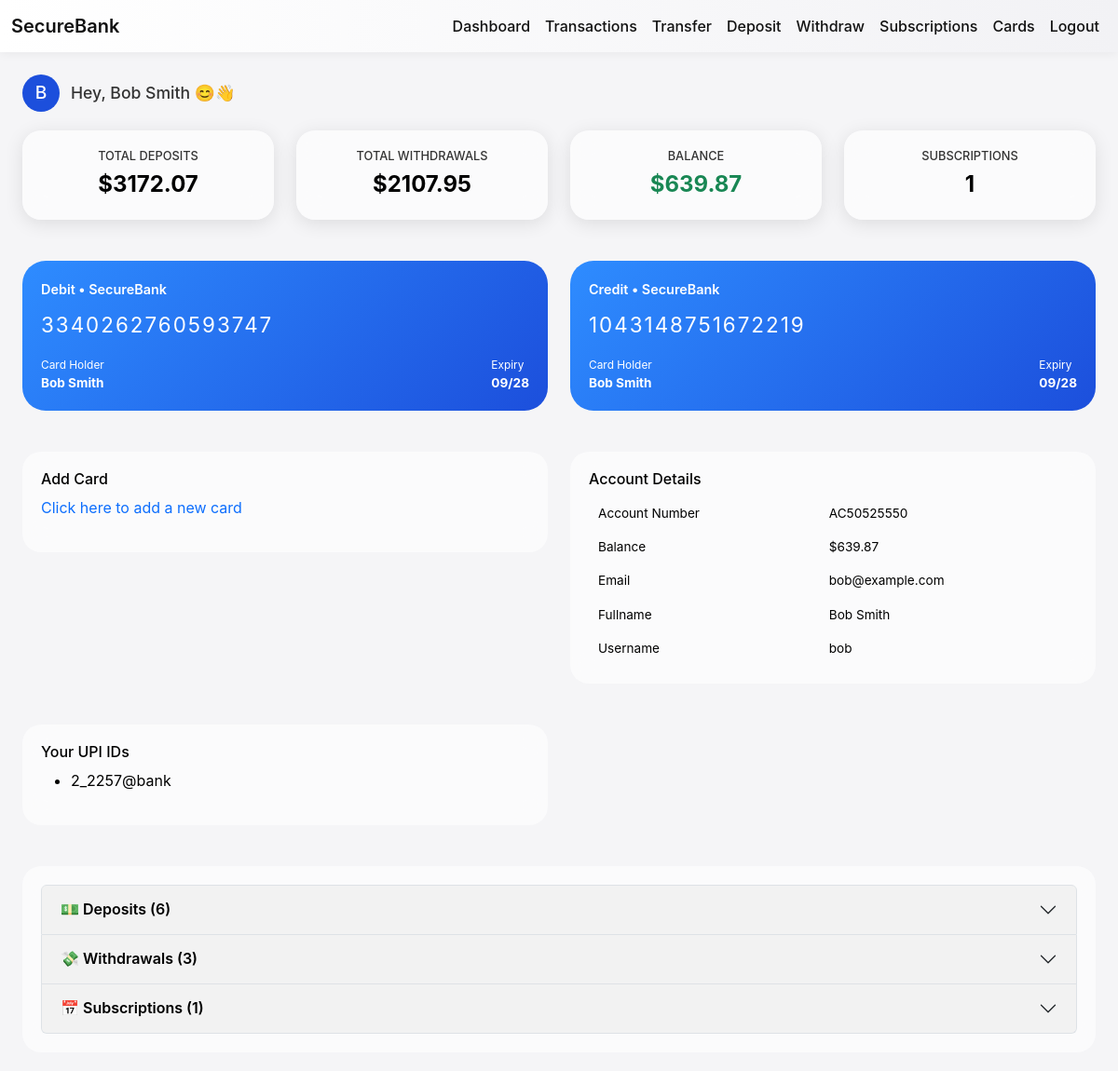
/dashboard (signed in), run on an earlier commit of the app's database.
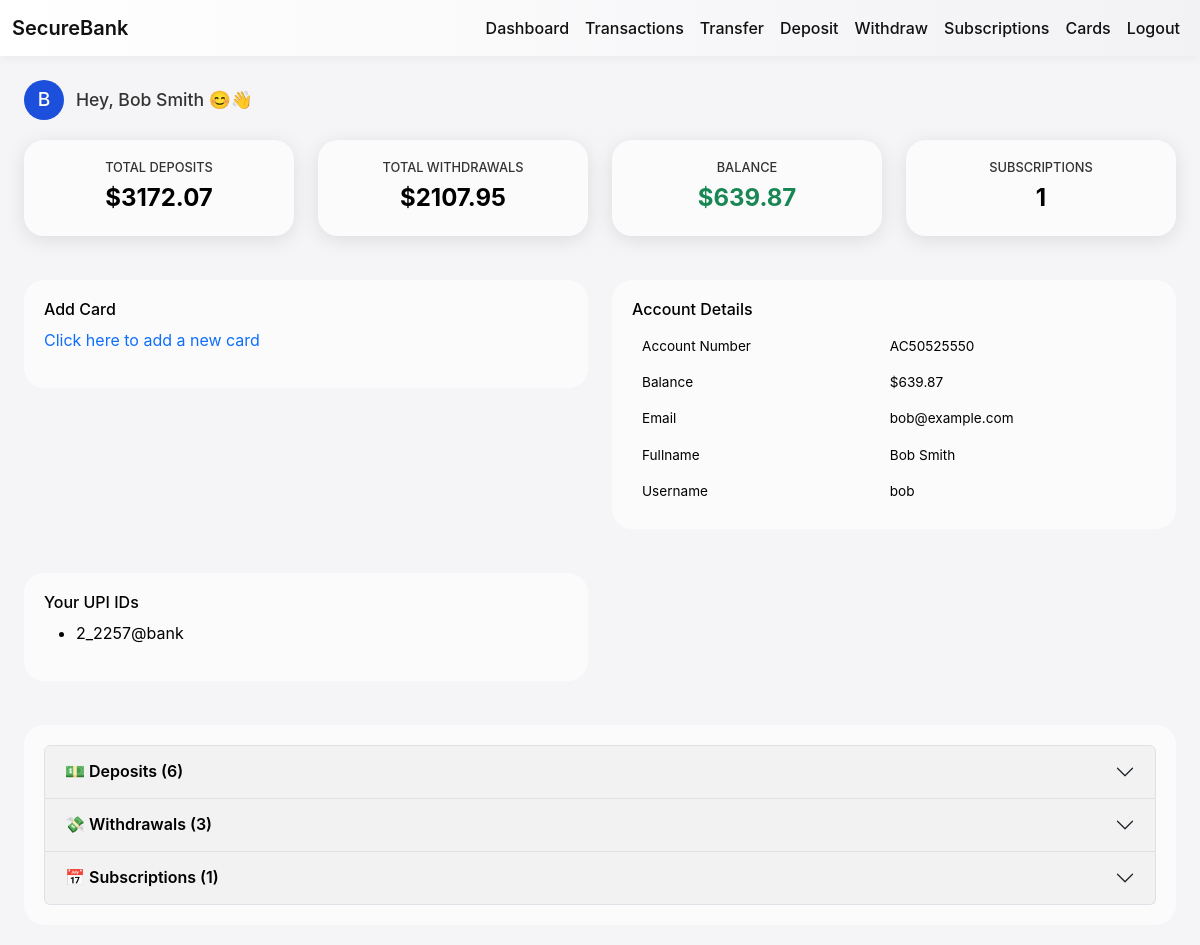
And on a later commit of the database.
### app/models/models.py (models this page shows)
class Card(db.Model):
    __tablename__ = 'card'
    id = db.Column(db.Integer, primary_key=True)
    account_id = db.Column(db.Integer, db.ForeignKey('account.id'), nullable=False)
    card_number = db.Column(db.String(20), unique=True)
    card_type = db.Column(db.String(20), default='debit')
    expiry = db.Column(db.String(10))
    cvv = db.Column(db.String(6))
    blocked = db.Column(db.Boolean, default=False)
    limit = db.Column(db.Float, default=5000.0)
    pin = db.Column(db.String(128))  # store hashed PIN

class Login(db.Model):
    __tablename__ = 'login'
    id = db.Column(db.Integer, primary_key=True)
    fullname = db.Column(db.String(120), nullable=False)
    email = db.Column(db.String(120), unique=True, nullable=False)
    username = db.Column(db.String(80), unique=True, nullable=False)
    phone = db.Column(db.String(20), unique=True, nullable=True)  # <-- Added phone
    password = db.Column(db.String(255), nullable=False)
    is_admin = db.Column(db.Boolean, default=False)
    created_at = db.Column(db.DateTime, default=datetime.utcnow)  # ✅ Fixed here
    accounts = db.relationship('Account', backref='owner', lazy=True)
    transactions = db.relationship('Transaction', backref='user', lazy=True)
    subscriptions = db.relationship('Subscription', backref='user', lazy=True)

class Upi(db.Model):
    __tablename__ = 'upi'
    id = db.Column(db.Integer, primary_key=True)
    account_id = db.Column(db.Integer, db.ForeignKey('account.id'), nullable=False)
    upi_id = db.Column(db.String(120), unique=True, nullable=False)
    verified = db.Column(db.Boolean, default=False)

### app/routes.py (the view, shortened to what this page needs)
@main.route('/dashboard')
def dashboard_view():
    if 'user_id' not in session:
        flash('Please login first.', 'warning')
        return redirect(url_for('main.login_view'))
    user = Login.query.get(session['user_id'])
    account = Account.query.filter_by(user_id=user.id).first()
    balance = account.balance if account else 0.0
    deposits = Transaction.query.filter_by(user_id=user.id, txn_type='deposit').all()
    withdrawals = Transaction.query.filter_by(user_id=user.id, txn_type='withdrawal').all()
    subscriptions = Subscription.query.filter_by(user_id=user.id).all()
    cards = Card.query.filter_by(account_id=account.id).all() if account else []
    upis = Upi.query.filter_by(account_id=account.id).all() if account else []
    return render_template(
        'dashboard.html',
        username=user.fullname.upper(),
        is_admin=False,
        user=user,
        account=account,
        deposits=deposits,
        withdrawals=withdrawals,
        balance=balance,
        subscriptions=subscriptions,
        cards=cards,
        upis=upis
    )

### app/templates/dashboard.html (shortened to what this page needs)
{% extends 'base.html' %}
{% block content %}
<div class="container-fluid">
<h2 class="greeting-header">
    <span class="profile-icon">
        {{ username[0]|upper }}
    </span>
    {% if is_admin %}
        Admin Dashboard.
    {% else %}
        Hey, {{ username | title }} 😊👋
    {% endif %}
</h2>
  <div class="row g-4">
    <div class="col-md-3"><div class="tile glass">
      <h6>Total Deposits</h6>
      <div class="value">${{ '%.2f'|format(deposits|sum(attribute='amount')) }}</div>
    </div></div>
    <div class="col-md-3"><div class="tile glass">
      <h6>Total Withdrawals</h6>
      <div class="value">${{ '%.2f'|format(withdrawals|sum(attribute='amount')) }}</div>
    </div></div>
    <div class="col-md-3"><div class="tile glass">
      <h6>Balance</h6>
      <div class="value text-success">${{ '%.2f'|format(balance) }}</div>
    </div></div>
    <div class="col-md-3"><div class="tile glass">
      <h6>Subscriptions</h6>
      <div class="value">{{ subscriptions|length }}</div>
    </div></div>
    {% if not is_admin %}
    {% for card in cards %}
    <div class="col-md-6">
      <div class="bank-card">
        <div class="brand-mini">{{ card.card_type|capitalize }} • SecureBank</div>
        <div class="number">{{ card.card_number }}</div>
        <div class="pair">
          <div><small>Card Holder</small><br><strong>{{ user.fullname }}</strong></div>
          <div><small>Expiry</small><br><strong>{{ card.expiry }}</strong></div>
        </div>
      </div>
    </div>
    {% endfor %}
    <div class="col-md-6">
      <div class="glass table-card">
        <h6>Add Card</h6>
        <p><a href="{{ url_for('main.cards_view') }}">Click here to add a new card</a></p>
      </div>
    </div>
    <div class="col-md-6">
      <div class="glass table-card">
        <h6>Account Details</h6>
        <table>
          <tr><td>Account Number</td><td>{{ account.account_number }}</td></tr>
          <tr><td>Balance</td><td>${{ '%.2f'|format(account.balance) }}</td></tr>
          <tr><td>Email</td><td>{{ user.email }}</td></tr>
          <tr><td>Fullname</td><td>{{ user.fullname }}</td></tr>
          <tr><td>Username</td><td>{{ user.username }}</td></tr>
        </table>
      </div>
    </div>
    <div class="col-md-6">
      <div class="glass table-card">
        <h6>Your UPI IDs</h6>
        {% if upis %}
          <ul>{% for upi in upis %}<li>{{ upi.upi_id }}</li>{% endfor %}</ul>
        {% else %}
          <p>No UPI linked yet.</p>
        {% endif %}
      </div>
    </div>
    <div class="col-md-12">
      <div class="glass table-card">
        <div class="accordion" id="transactionsAccordion">
          <div class="accordion-item">
            <h2 class="accordion-header" id="headingDeposits">
              <button class="accordion-button collapsed" type="button" data-bs-toggle="collapse" data-bs-target="#collapseDeposits">
                💵 Deposits ({{ deposits|length }})
              </button>
            </h2>
          </div>
          <div class="accordion-item">
            <h2 class="accordion-header" id="headingWithdrawals">
              <button class="accordion-button collapsed" type="button" data-bs-toggle="collapse" data-bs-target="#collapseWithdrawals">
                💸 Withdrawals ({{ withdrawals|length }})
              </button>
            </h2>
          </div>
          <div class="accordion-item">
            <h2 class="accordion-header" id="headingSubs">
              <button class="accordion-button collapsed" type="button" data-bs-toggle="collapse" data-bs-target="#collapseSubs">
                📅 Subscriptions ({{ subscriptions|length }})
              </button>
            </h2>
          </div>
        </div>
      </div>
    </div>
    {% endif %}
  </div>
</div>
{% endblock %}

What changed in the data, as far as the page shows it:
removed Card: card_type "Debit", card_number "3340262760593747", {{ user.fullname }} "Bob Smith", expiry "09/28"
removed Card: card_type "Credit", card_number "1043148751672219", {{ user.fullname }} "Bob Smith", expiry "09/28"
